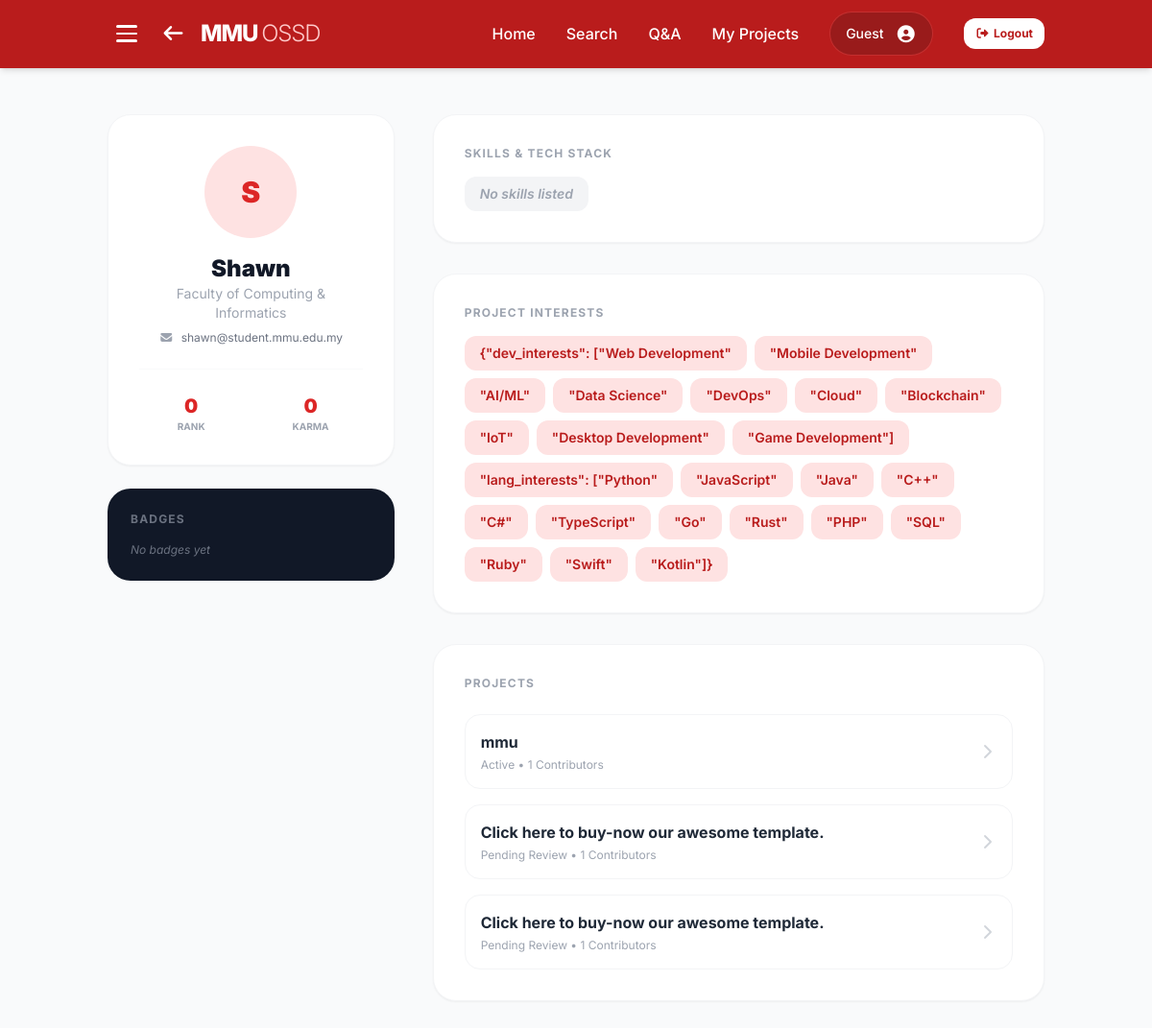
/user/2, run on the app's committed database.
### website/models.py (models this page shows)
class User(db.Model):
    __tablename__ = 'users'
    id = db.Column(db.Integer, primary_key=True, autoincrement=True)
    email = db.Column(db.String(255), unique=True, nullable=False)
    password_hash = db.Column(db.String(255))
    name = db.Column(db.String(255), nullable=False, default='MMU Student')
    faculty = db.Column(db.String(255), nullable=False, default='Faculty of Computing & Informatics')
    bio = db.Column(db.Text, default='')
    avatar_path = db.Column(db.String(255), default='')
    interests = db.Column(db.Text, default='')  # Comma-separated project interests
    rank = db.Column(db.Integer, nullable=False, default=0)
    karma = db.Column(db.Integer, nullable=False, default=0)
    created_at = db.Column(db.DateTime, nullable=False, default=datetime.utcnow)
    is_verified = db.Column(db.Boolean, default=False)
    is_admin = db.Column(db.Boolean, default=False)  # Admin privilege for content moderation
    otp = db.Column(db.String(6), nullable=True)
    last_seen = db.Column(db.DateTime, nullable=True)
    skills = db.relationship('Skill', backref='user', lazy=True, cascade='all, delete-orphan')
    badges = db.relationship('Badge', backref='user', lazy=True, cascade='all, delete-orphan')
    comments = db.relationship('Comment', backref='user', lazy=True, cascade='all, delete-orphan')
    projects = db.relationship('Project', backref='user', lazy=True, cascade='all, delete-orphan')
    suggestions = db.relationship('Suggestion', backref='user', lazy=True, cascade='all, delete-orphan')
    questions = db.relationship('Question', backref='author', lazy=True, cascade='all, delete-orphan')
    question_likes = db.relationship('QuestionLike', backref='user', lazy=True, cascade='all, delete-orphan')
    question_favorites = db.relationship('QuestionFavorite', backref='user', lazy=True, cascade='all, delete-orphan')
    question_comments = db.relationship('QuestionComment', backref='user', lazy=True, cascade='all, delete-orphan')
    starred_projects = db.relationship('ProjectStar', backref='user', lazy=True, cascade='all, delete-orphan')
    settings = db.relationship('UserSettings', backref='user', uselist=False, cascade='all, delete-orphan')

class Project(db.Model):
    __tablename__ = 'projects'
    id = db.Column(db.Integer, primary_key=True, autoincrement=True)
    user_id = db.Column(db.Integer, db.ForeignKey('users.id', ondelete='CASCADE'), nullable=False)
    project_name = db.Column(db.String(255), nullable=False)
    description = db.Column(db.Text, default='')
    status = db.Column(db.String(50), nullable=False, default='Active')
    repo_url = db.Column(db.String(255), default='')
    languages = db.Column(db.String(255), default='')
    roles_needed = db.Column(db.String(255), default='')
    contributors = db.Column(db.String(50), default='1')
    created_at = db.Column(db.DateTime, nullable=False, default=datetime.utcnow)
    views = db.Column(db.Integer, default=0)
    images = db.relationship('ProjectImage', backref='project', lazy=True, cascade='all, delete-orphan')
    suggestions = db.relationship('Suggestion', backref='project', lazy=True, cascade='all, delete-orphan')
    members = db.relationship('ProjectMember', backref='project', lazy='subquery', cascade='all, delete-orphan')
    stars = db.relationship('ProjectStar', backref='project', lazy=True, cascade='all, delete-orphan')

### website/views.py (the view)
@views.route('/user/<int:user_id>')
def view_user_profile(user_id):
    user = User.query.get_or_404(user_id)
    return render_template("User_Profile.html", profile_user=user, current_user=get_current_user())

### website/views.py (called while the page is built)
def get_current_user():
    email = session.get('user_email', 'student@mmu.edu.my')
    user = User.query.filter_by(email=email).first()
    return user

### website/templates/User_Profile.html (shortened to what this page needs)
<!DOCTYPE html>
<html lang="en">
<head>
    <script src="https://cdn.tailwindcss.com"></script>
    <link href="https://cdnjs.cloudflare.com/ajax/libs/font-awesome/7.0.1/css/all.min.css" rel="stylesheet">
</head>
<body class="bg-gray-50 text-gray-900">
    <nav class="bg-red-700 text-white shadow-md sticky top-0 z-50">
        <div class="container mx-auto px-6 py-3 flex items-center justify-between">
            <div class="flex items-center gap-4">
                <button id="menu-btn" class="hamburger" aria-label="Toggle menu" aria-expanded="false">
                    <span class="bar"></span>
                    <span class="bar"></span>
                    <span class="bar"></span>
                </button>
                <a href="{{ url_for('views.home') }}" class="hover:opacity-80 transition flex items-center gap-4">
                    <i class="fas fa-arrow-left text-xl"></i>
                    <h1 class="text-2xl font-extrabold tracking-tighter">
                        MMU <span class="font-light text-red-200">OSSD</span>
                    </h1>
                </a>
            </div>
            <div class="hidden md:flex space-x-8 items-center font-medium">
                <a href="{{ url_for('views.home') }}" class="hover:text-red-200 transition">Home</a>
                <a href="{{ url_for('views.search') }}" class="hover:text-red-200 transition">Search</a>
                <a href="{{ url_for('views.qna_page') }}" class="hover:text-red-200 transition">Q&A</a>
                <a href="{{ url_for('views.my_projects') }}" class="hover:text-red-200 transition">My Projects</a>
                <a href="{{ url_for('views.profile') }}" class="bg-red-800 px-4 py-2 rounded-full flex items-center space-x-3 border border-red-500/50 cursor-pointer hover:bg-red-900 transition">
                    <span id="nav-email" class="text-sm">{{ session.get('user_email', 'Guest') }}</span>
                    <i class="fas fa-user-circle text-lg"></i>
                </a>
                <button id="logout-btn"
                    class="bg-white text-red-700 hover:bg-red-50 text-xs font-bold px-3 py-2 rounded-xl transition">
                    <i class="fas fa-sign-out-alt mr-1"></i>Logout
                </button>
            </div>
        </div>
    </nav>
    <main class="container mx-auto px-6 py-12 fade-in">
        <div class="grid grid-cols-1 lg:grid-cols-3 gap-10">
            <div class="space-y-6">
                <div class="bg-white p-8 rounded-3xl shadow-sm border border-gray-100 text-center">
                    <div class="relative w-24 h-24 mx-auto mb-4">
                        <div id="avatar-initials" class="w-24 h-24 bg-red-100 text-red-600 rounded-full flex items-center justify-center text-3xl font-black">
                            {{ profile_user.name[0] | upper }}
                        </div>
                    </div>
                    <h2 class="text-2xl font-black">{{ profile_user.name }}</h2>
                    <p class="text-gray-400 text-sm">{{ profile_user.faculty }}</p>
                    <p class="text-gray-500 text-xs mt-2 flex items-center justify-center gap-2">
                        <i class="fas fa-envelope text-gray-400"></i>
                        <span>{{ profile_user.email }}</span>
                    </p>
                    <div class="mt-6 pt-6 border-t border-gray-50 grid grid-cols-2 gap-4">
                        <div>
                            <p class="text-xl font-black text-red-600">{{ profile_user.rank }}</p>
                            <p class="text-[10px] uppercase font-bold text-gray-400">Rank</p>
                        </div>
                        <div>
                            <p class="text-xl font-black text-red-600">{{ profile_user.karma }}</p>
                            <p class="text-[10px] uppercase font-bold text-gray-400">Karma</p>
                        </div>
                    </div>
                </div>
                <div class="bg-gray-900 p-6 rounded-3xl text-white">
                    <h3 class="text-xs font-bold text-gray-500 uppercase tracking-widest mb-4">Badges</h3>
                    <div class="flex gap-3">
                        {% if not profile_user.badges %}
                            <p class="text-xs text-gray-500 italic">No badges yet</p>
                        {% endif %}
                    </div>
                </div>
            </div>
            <div class="lg:col-span-2 space-y-8">
                <section class="bg-white p-8 rounded-3xl border border-gray-100 shadow-sm">
                    <h3 class="text-xs font-bold text-gray-400 uppercase tracking-widest mb-4">Skills &amp; Tech Stack</h3>
                    <div id="display-skills" class="flex flex-wrap gap-2">
                        {% if profile_user.skills %}
                            {% for skill in profile_user.skills %}
                                <span class="bg-gray-100 px-4 py-2 rounded-xl text-sm font-semibold text-gray-700">{{ skill.skill }}</span>
                            {% endfor %}
                        {% else %}
                            <span class="bg-gray-100 px-4 py-2 rounded-xl text-sm font-semibold text-gray-400 italic">No skills listed</span>
                        {% endif %}
                    </div>
                </section>
                <section class="bg-white p-8 rounded-3xl border border-gray-100 shadow-sm">
                    <h3 class="text-xs font-bold text-gray-400 uppercase tracking-widest mb-4">Project Interests</h3>
                    <div id="display-interests" class="flex flex-wrap gap-2">
                        {% if profile_user.interests %}
                            {% for interest in profile_user.interests.split(',') %}
                                {% if interest.strip() %}
                                    <span class="bg-red-100 px-4 py-2 rounded-xl text-sm font-semibold text-red-700">{{ interest.strip() }}</span>
                                {% endif %}
                            {% endfor %}
                        {% else %}
                            <span class="bg-gray-100 px-4 py-2 rounded-xl text-sm font-semibold text-gray-400 italic">No interests set</span>
                        {% endif %}
                    </div>
                </section>
                <section class="bg-white p-8 rounded-3xl border border-gray-100 shadow-sm">
                    <h3 class="text-xs font-bold text-gray-400 uppercase tracking-widest mb-6">Projects</h3>
                    <div id="projects-list" class="space-y-4">
                        {% if profile_user.projects %}
                            {% for project in profile_user.projects %}
                            <a href="{{ url_for('views.project_page', project_id=project.id) }}" class="block">
                                <div class="flex items-center justify-between p-4 border border-gray-100 rounded-2xl hover:bg-red-50 hover:border-red-200 transition cursor-pointer">
                                    <div>
                                        <h4 class="font-bold text-gray-800">{{ project.project_name }}</h4>
                                        <p class="text-xs text-gray-400 mt-1">{{ project.status }} • {{ project.contributors }} Contributors</p>
                                    </div>
                                    <i class="fas fa-chevron-right text-gray-300"></i>
                                </div>
                            </a>
                            {% endfor %}
                        {% else %}
                            <div class="text-gray-400 text-sm italic text-center py-4">This user hasn't listed any projects yet.</div>
                        {% endif %}
                    </div>
                </section>
            </div>
        </div>
    </main>
</body>
</html>

### website/templates/User_Profile.html (style rules this page uses)
body { font-family: 'Inter', sans-serif; }
.fade-in { animation: fadeIn 0.35s ease both; }
.hamburger { display: flex; flex-direction: column; justify-content: center; align-items: center; width: 40px; height: 40px; cursor: pointer; border: none; background: transparent; border-radius: 8px; padding: 6px; gap: 5px; transition: background 0.2s ease; position: relative; }
.hamburger .bar { display: block; width: 22px; height: 2.5px; border-radius: 99px; background: #fff; transition: transform 0.35s cubic-bezier(0.23, 1, 0.32, 1), opacity 0.25s ease, width 0.3s ease; transform-origin: center; }

### data on the page
User: name "S", name "Shawn", faculty "Faculty of Computing & Informatics", email "shawn@student.mmu.edu.my", rank "0", karma "0"
Project: project_name "mmu", status "Active", contributors "1"
Project: project_name "Click here to buy-now our awesome template.", status "Pending Review", contributors "1"
Project: project_name "Click here to buy-now our awesome template.", status "Pending Review", contributors "1"

### other printed values
{{ session.get('user_email', 'Guest') }} "Guest"
{{ interest.strip() }} "{\"dev_interests\": [\"Web Development\"" "\"Mobile Development\"" "\"AI/ML\"" "\"Data Science\"" "\"DevOps\"" "\"Cloud\"" "\"Blockchain\"" "\"IoT\"" "\"Desktop Development\"" "\"Game Development\"]" "\"lang_interests\": [\"Python\"" "\"JavaScript\"" "\"Java\"" "\"C++\"" "\"C#\"" "\"TypeScript\"" "\"Go\"" "\"Rust\"" "\"PHP\"" "\"SQL\"" "\"Ruby\"" "\"Swift\"" "\"Kotlin\"]}"
